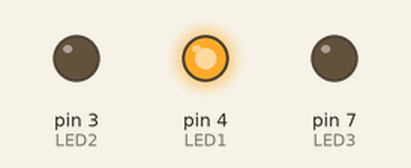
A sketch run on a simulated Arduino Uno, built with avr-gcc and run on an emulated ATmega328P. Parts: output pins drawn as LEDs (lit = HIGH).

Above: at 0.1 s.
At 2.1 s:
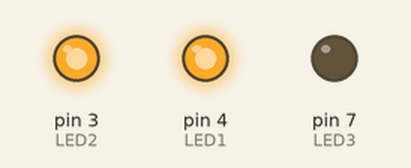
At 4.1 s:
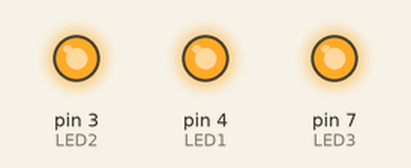
Timing chart, 0 to 5.6 s (numbered marks = the images above):
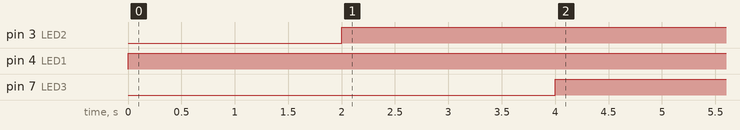

Measured:
- by itself, pin 3 (LED2): LOW → HIGH at 2.0 s
- by itself, pin 4 (LED1): LOW → HIGH at 0.00 s
- by itself, pin 7 (LED3): LOW → HIGH at 4.0 s

The sketch:

fabulous_waasa1__1_.ino
```cpp
int LED1=4,LED2=3,LED3=7;
void setup()
{
  pinMode(LED1, OUTPUT);
  pinMode(LED2, OUTPUT);
  pinMode(LED3, OUTPUT);
}


void loop() {
  digitalWrite(LED1, HIGH);
  delay(2000);
  digitalWrite(LED2, HIGH);
  delay(2000);
  digitalWrite(LED3, HIGH);
  delay(2000);
}
```
